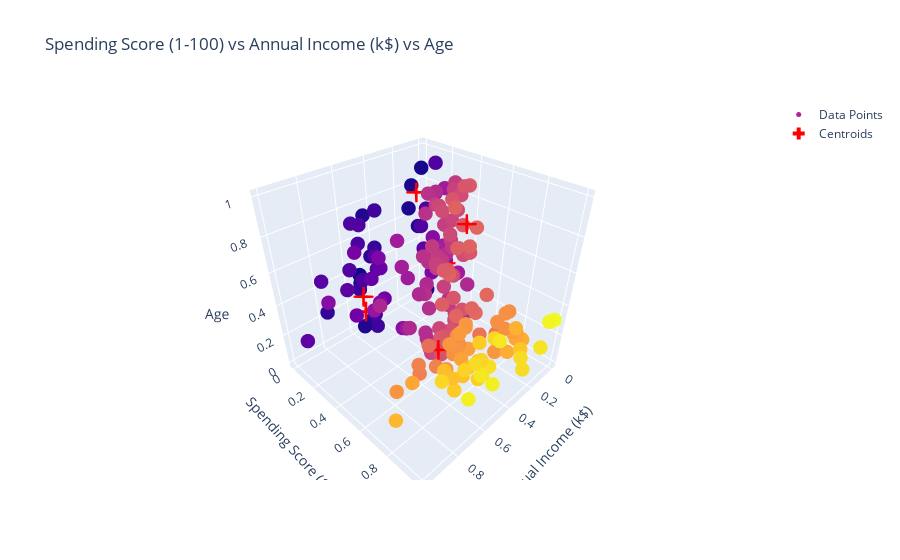

Write notebook code for a chart like this one.
### Markdown cell above
***Implementing the model***

### Code cell
model = KMeans(n_clusters=6, max_iter=1000)
model.fit(m2)
cluster = model.cluster_centers_
centroids = np.array(cluster)
labels = model.labels_

x = np.array(df3['annual_income'])
y = np.array(df3['spending_score'])
z = np.array(df3['age'])

scatter_data = [
    go.Scatter3d(x=x, y=y, z=z, mode='markers', marker=dict(
        size=5, color=y), name='Data Points'),
    go.Scatter3d(x=centroids[:, 0], y=centroids[:, 1], z=centroids[:, 2],
                 mode='markers', marker=dict(size=10, color='red', symbol='cross'), name='Centroids')
]

layout = go.Layout(
    scene=dict(xaxis_title='Annual Income (k$)',
               yaxis_title='Spending Score (1-100)', zaxis_title='Age'),
    title='Spending Score (1-100) vs Annual Income (k$) vs Age'
)

fig = go.Figure(data=scatter_data, layout=layout)
fig.show()

### Figure 1 — Plotly figure (JSON) as saved in the notebook; plotly's stock layout.template omitted (floating-point values rounded to 4 significant figures; data arrays with more than 128 entries replaced by an {"elided": "..."} marker saying what was removed)
{"data": [{"marker": {"color": {"elided": "200 float values"}, "size": 5}, "mode": "markers", "name": "Data Points", "type": "scatter3d", "x": {"elided": "200 float values"}, "y": {"elided": "200 float values"}, "z": {"elided": "200 float values"}}, {"marker": {"color": "red", "size": 10, "symbol": "cross"}, "mode": "markers", "name": "Centroids", "type": "scatter3d", "x": [0.2861, 0.5698, 0.7372, 0.1446, 0.1494, 0.5], "y": [0.5828, 0.1009, 0.3219, 0.09266, 0.3342, 0.6158], "z": [0.8217, 0.1837, 0.4905, 0.7915, 0.4324, 0.1728]}], "layout": {"scene": {"xaxis": {"title": {"text": "Annual Income (k$)"}}, "yaxis": {"title": {"text": "Spending Score (1-100)"}}, "zaxis": {"title": {"text": "Age"}}}, "title": {"text": "Spending Score (1-100) vs Annual Income (k$) vs Age"}}}
